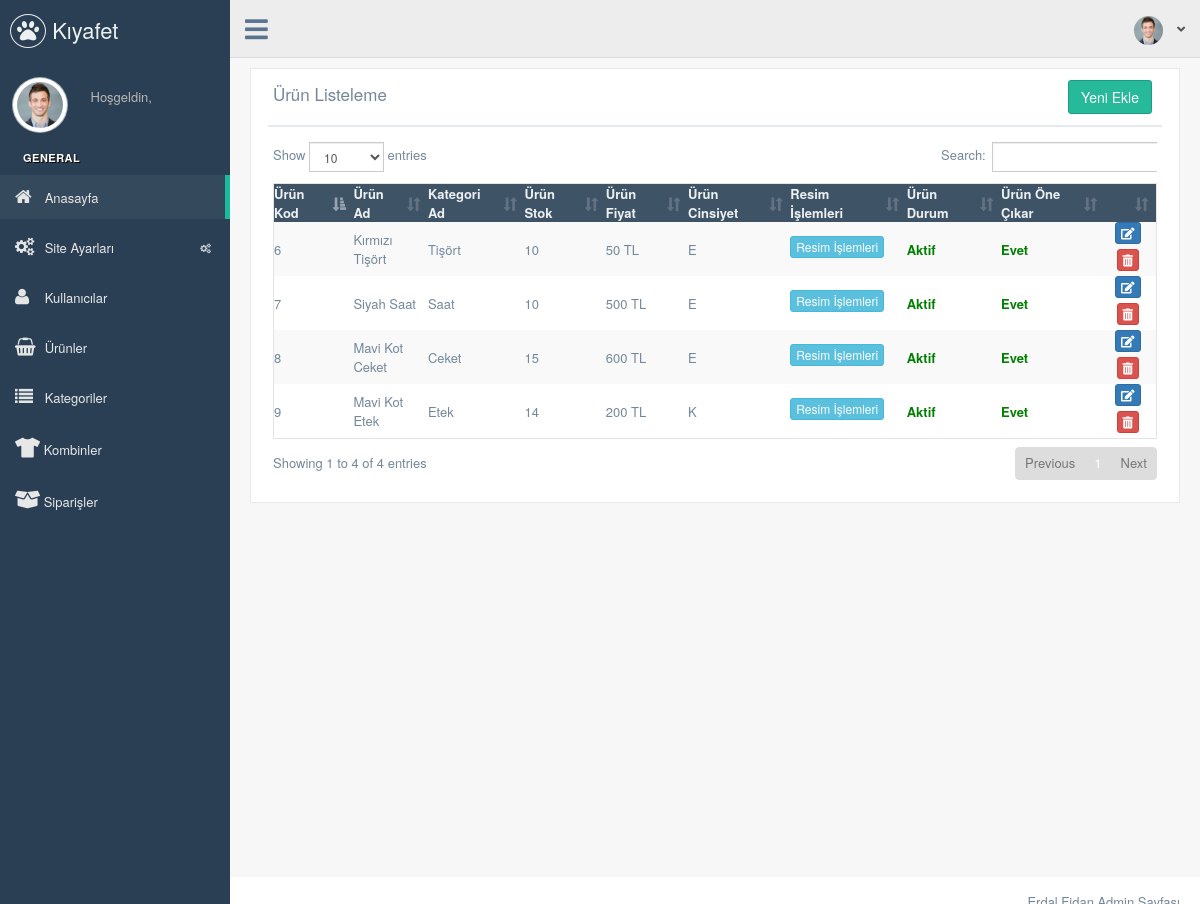
The app's page /nedmin/production/urunler.php (signed in) with its own data.
### tables this page shows
CREATE TABLE `urun` (
  `urun_id` int(11) NOT NULL,
  `kategori_id` int(11) NOT NULL,
  `urun_ad` varchar(100) NOT NULL,
  `urun_detay` text NOT NULL,
  `urun_fiyat` float(9,2) NOT NULL,
  `urun_cinsiyet` enum('E','K') NOT NULL,
  `urun_keyword` varchar(250) NOT NULL,
  `urun_durum` enum('1','2') NOT NULL DEFAULT '1',
  `urun_onecikar` enum('1','2') NOT NULL DEFAULT '1',
  `urun_stokS` int(2) NOT NULL,
  `urun_stokM` int(2) NOT NULL,
  `urun_stokL` int(2) NOT NULL,
  `urun_stokXL` int(2) NOT NULL,
  `urun_stokXXL` int(2) NOT NULL,
  `urun_seourl` varchar(100) NOT NULL,
  `urun_zaman` timestamp NOT NULL DEFAULT CURRENT_TIMESTAMP
);

CREATE TABLE `kategori` (
  `kategori_id` int(11) NOT NULL,
  `kategori_ad` varchar(100) NOT NULL,
  `kategori_foto` varchar(250) NOT NULL,
  `kategori_seourl` varchar(250) NOT NULL,
  `kategori_sira` int(2) NOT NULL,
  `kategori_durum` enum('0','1') NOT NULL DEFAULT '1',
  `kategori_onecikar` enum('0','1') NOT NULL DEFAULT '1'
);

### nedmin/production/urunler.php (the view, shortened to what this page needs)
<?php
  include 'header.php';
  $urunsor=$db->prepare("SELECT urun.*,kategori.kategori_ad FROM urun INNER JOIN kategori ON urun.kategori_id=kategori.kategori_id order by urun_zaman ASC");
  $urunsor->execute();
?>
        <div class="right_col" role="main">
          <div class="">
            <div class="row">
              <div class="col-md-12 col-sm-12 col-xs-12">
                <div class="x_panel">
                  <div class="x_title">
                    <h2>Ürün Listeleme </h2>
                    <div class="clearfix"><div align="right"><a href="urun-ekle"><button class="btn btn-success">Yeni Ekle</button></a></div></div>
                  </div>
                  <div class="x_content">
                    <div class="table-responsive">
                      <table id="datatable-responsive" class="ttable table-striped jambo_table bulk_action" cellspacing="0" width="100%">
                      <thead>
                        <tr>
                          <th>Ürün Kod</th>
                          <th>Ürün Ad</th>
                          <th>Kategori Ad</th>
                          <th>Ürün Stok</th>
                          <th>Ürün Fiyat</th>
                          <th>Ürün Cinsiyet</th>
                          <th>Resim İşlemleri</th>
                          <th>Ürün Durum</th>
                          <th>Ürün Öne Çıkar</th>
                          <th></th>
                        </tr>
                      </thead>
                      <tbody>
                        <?php $say=0;
                          while ($uruncek=$urunsor->fetch(PDO::FETCH_ASSOC))
                          { $say++;
                            $stokS=$uruncek['urun_stokS'];
                            $stokM=$uruncek['urun_stokM'];
                            $stokL=$uruncek['urun_stokL'];
                            $stokXL=$uruncek['urun_stokXL'];
                            $stokXXL=$uruncek['urun_stokXXL'];
                                ?>
                                <tr>
                                  <td><?php echo $uruncek['urun_id']; ?></td>
                                  <td><?php echo $uruncek['urun_ad']; ?></td>
                                  <td><?php echo $uruncek['kategori_ad']; ?></td>
                                  <td><?php echo $stokS+$stokM+$stokL+$stokXL+$stokXXL; ?></td>
                                  <td><?php echo $uruncek['urun_fiyat']; ?> TL</td>
                                  <td><?php echo $uruncek['urun_cinsiyet']; ?></td>
                                  <td><a href="urun-galeri?urun_id=<?php echo $uruncek['urun_id']; ?>" class="btn btn-info btn-xs">Resim İşlemleri</a></td>
                                  <td><?php if ($uruncek['urun_durum']==1) { echo "<b style='color: green;'>Aktif</b>";} else { echo "<b style='color: red;'>Pasif</b>"; } ?></td>
                                  <td><?php if ($uruncek['urun_onecikar']==1) { echo "<b style='color: green;'>Evet</b>";} else { echo "<b style='color: red;'>Hayır</b>"; } ?></td>
                                  <td>
                                    <center>
                                      <a href="urun-duzenle?urun_id=<?php echo $uruncek['urun_id']; ?>"><button class="btn btn-primary btn-xs"><i class="fas fa-edit"></i></button></a>
                                      <a onclick="return confirm('Bu kategoriyi silmek istediğinize eminmisiniz?')" href="../netting/islem.php?urun_id=<?php echo $uruncek['urun_id']; ?>&urunsil=ok"><button class="btn btn-danger btn-xs"><i class="fas fa-trash-alt"></i></button></a>
                                    </center>
                                  </td>
                                </tr>
                                <?php
                          }
                        ?>
                      </tbody>
                    </table>
                    </div>
                  </div>
                </div>
              </div>
            </div>
          </div>
        </div>
    <?php include 'footer.php'; ?>

### nedmin/production/header.php (shortened to what this page needs)
<?php
include '../netting/baglan.php';
?>
<?php
  $adminsor=$db->prepare("SELECT * FROM admin where admin_mail=:mail");
  $adminsor->execute(array('mail'=> $_SESSION['admin_mail'] ));
  $admincek=$adminsor->fetch(PDO::FETCH_ASSOC);
?>
<!DOCTYPE html>
<html lang="en">
<head>
  <link href="../vendors/bootstrap/dist/css/bootstrap.min.css" rel="stylesheet">
  <link href="../vendors/font-awesome/css/font-awesome.min.css" rel="stylesheet">
  <link href="../vendors/nprogress/nprogress.css" rel="stylesheet">
  <link href="../vendors/iCheck/skins/flat/green.css" rel="stylesheet">
  <link href="../vendors/bootstrap-progressbar/css/bootstrap-progressbar-3.3.4.min.css" rel="stylesheet">
  <link href="../vendors/jqvmap/dist/jqvmap.min.css" rel="stylesheet"/>
  <link href="../vendors/bootstrap-daterangepicker/daterangepicker.css" rel="stylesheet">
    <link href="../vendors/select2/dist/css/select2.min.css" rel="stylesheet">
  <link href="../vendors/dropzone/dist/min/dropzone.min.css" rel="stylesheet">
  <link href="../build/css/custom.min.css" rel="stylesheet">
  <link rel="stylesheet" href="https://use.fontawesome.com/releases/v5.11.2/css/all.css">
    <link href="../vendors/datatables.net-bs/css/dataTables.bootstrap.min.css" rel="stylesheet">
    <link href="../vendors/datatables.net-buttons-bs/css/buttons.bootstrap.min.css" rel="stylesheet">
    <link href="../vendors/datatables.net-fixedheader-bs/css/fixedHeader.bootstrap.min.css" rel="stylesheet">
    <link href="../vendors/datatables.net-responsive-bs/css/responsive.bootstrap.min.css" rel="stylesheet">
    <link href="../vendors/datatables.net-scroller-bs/css/scroller.bootstrap.min.css" rel="stylesheet">
</head>
<body class="nav-md">
  <div class="container body">
    <div class="main_container">
      <div class="col-md-3 left_col">
        <div class="left_col scroll-view">
          <div class="navbar nav_title" style="border: 0;">
            <a href="index" class="site_title"><i class="fa fa-paw"></i> <span>Kıyafet</span></a>
          </div>
          <div class="profile clearfix">
            <div class="profile_pic">
              <img src="images/img.jpg" alt="..." class="img-circle profile_img">
            </div>
            <div class="profile_info">
              <span>Hoşgeldin,</span>
            </div>
          </div>
          <br />
          <div id="sidebar-menu" class="main_menu_side hidden-print main_menu">
            <div class="menu_section active">
              <h3>General</h3>
            <ul class="nav side-menu" style="">
                <li class="current-page"><a href="index"><i class="fa fa-home"></i> Anasayfa </a></li>
                <li><a><i class="fa fa-cogs"></i> Site Ayarları <span class="fa fa-cogs"></span></a>
             </li>
             <li><a href="kullanici"><i class="fa fa-user"></i> Kullanıcılar </a></li>
             <li><a href="urunler"><i class="fa fa-shopping-basket"></i> Ürünler </a></li>
             <li><a href="kategoriler"><i class="fa fa-list"></i> Kategoriler </a></li>
             <li><a href="kombinler"><i style="font-size: 20px;" class="fas fa-tshirt"></i> Kombinler </a>
             <li><a href="siparisler"><i style="font-size: 20px;" class="fas fa-box-open"></i> Siparişler </a>
           </ul>
         </div>
       </div>
    </div>
  </div>
  <div class="top_nav">
    <div class="nav_menu">
      <nav>
        <div class="nav toggle">
          <a id="menu_toggle"><i class="fa fa-bars"></i></a>
        </div>
        <ul class="nav navbar-nav navbar-right">
          <li class="">
            <a href="javascript:;" class="user-profile dropdown-toggle" data-toggle="dropdown" aria-expanded="false">
              <img src="images/img.jpg" alt=""><?php echo $admincek['admin_ad']." ".$admincek['admin_soyad']; ?>
              <span class=" fa fa-angle-down"></span>
            </a>
          </li>
        </ul>
      </nav>
    </div>
  </div>

### nedmin/production/footer.php (shortened to what this page needs)
        <footer>
          <div class="pull-right">
          </div>
          <div class="clearfix"></div>
        </footer>
      </div>
    </div>
  </body>
</html>

### records on screen
urun: urun_id "6", urun_ad "Kırmızı Tişört", kategori.kategori_ad "Tişört", $stokS+$stokM+$stokL+$stokXL+$stokXXL "10", urun_fiyat "50", urun_cinsiyet "E", urun_durum "Aktif", urun_onecikar "Evet"
urun: urun_id "7", urun_ad "Siyah Saat", kategori.kategori_ad "Saat", $stokS+$stokM+$stokL+$stokXL+$stokXXL "10", urun_fiyat "500", urun_cinsiyet "E", urun_durum "Aktif", urun_onecikar "Evet"
urun: urun_id "8", urun_ad "Mavi Kot Ceket", kategori.kategori_ad "Ceket", $stokS+$stokM+$stokL+$stokXL+$stokXXL "15", urun_fiyat "600", urun_cinsiyet "E", urun_durum "Aktif", urun_onecikar "Evet"
urun: urun_id "9", urun_ad "Mavi Kot Etek", kategori.kategori_ad "Etek", $stokS+$stokM+$stokL+$stokXL+$stokXXL "14", urun_fiyat "200", urun_cinsiyet "K", urun_durum "Aktif", urun_onecikar "Evet"
